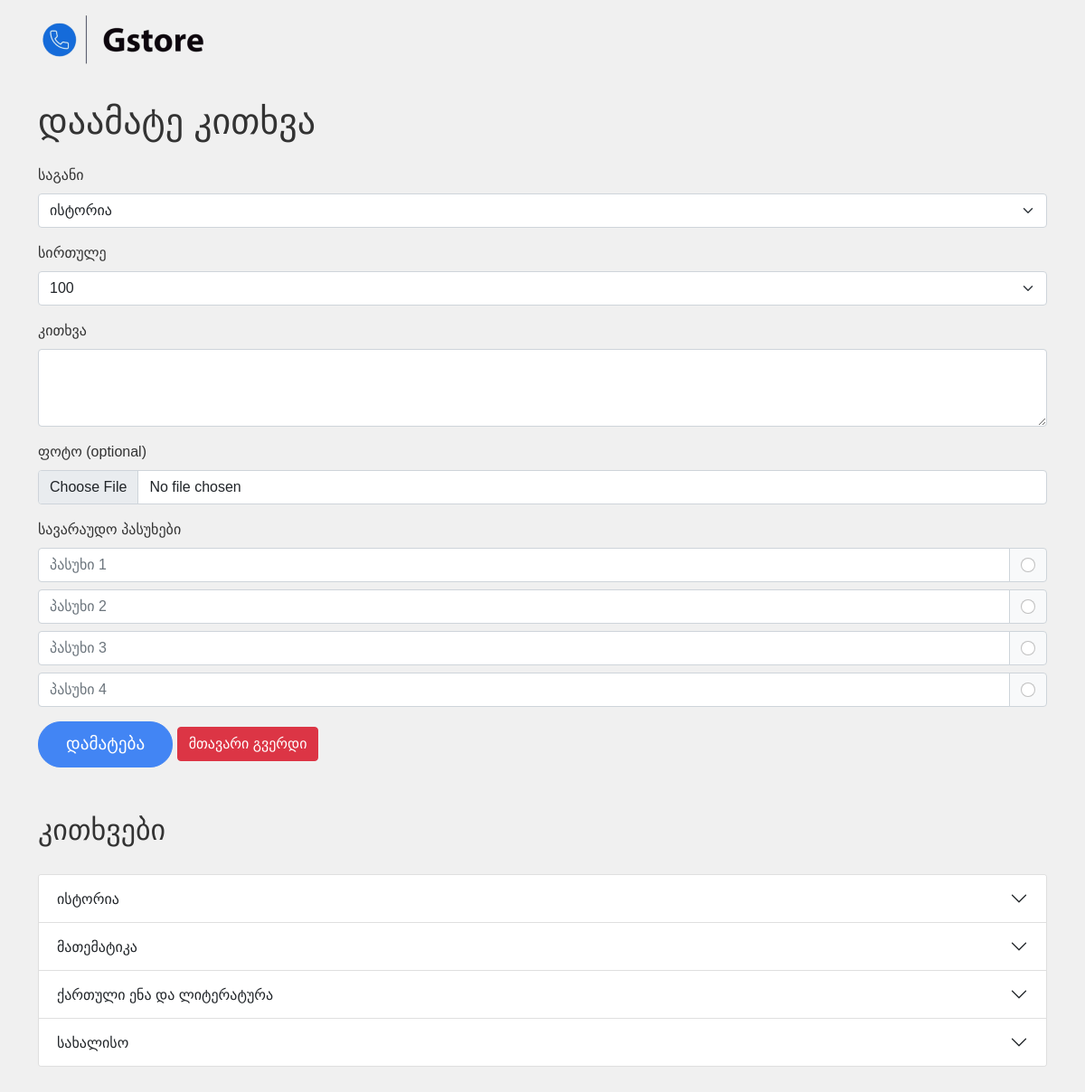
/9d18677d-ea9e-456e-b7d2-946a0da52abb/add_question, run on the app's committed database.
### app.py (models this page shows)
class Subject(db.Model):
    id = db.Column(db.Integer, primary_key=True)
    name = db.Column(db.String(100), nullable=False)
    icon = db.Column(db.String(50), nullable=False)
    questions = db.relationship('Question', backref='subject', lazy=True, cascade="all, delete-orphan")

### app.py (the view, shortened to what this page needs)
@app.route('/9d18677d-ea9e-456e-b7d2-946a0da52abb/add_question', methods=['GET', 'POST'])
def add_question():
    subjects = Subject.query.all()
    return render_template('add_question.html', subjects=subjects)

### templates/add_question.html (shortened to what this page needs)
<!DOCTYPE html>
<html lang="en">
<head>
    <link href="https://cdn.jsdelivr.net/npm/bootstrap@5.1.3/dist/css/bootstrap.min.css" rel="stylesheet">
    <link href="{{ url_for('static', filename='gstore-quiz-styles.css') }}" rel="stylesheet">
</head>
<body>
<nav class="navbar navbar-expand-lg navbar-dark">
    <div class="container">
        <a class="navbar-brand d-flex align-items-center">
            <img src="{{ url_for('static', filename='1111-1.png') }}" alt="Gstore Quiz Logo"
                 class="d-inline-block align-top me-2 logo">
        </a>
    </div>
</nav>
<div class="container mt-4">
    <h1 class="mb-4">დაამატე კითხვა</h1>
    <form action="{{ url_for('add_question') }}" method="post" enctype="multipart/form-data">
        <div class="mb-3">
            <label for="subject" class="form-label">საგანი</label>
            <select class="form-select" id="subject" name="subject" required>
                {% for subject in subjects %}
                <option value="{{ subject.id }}">{{ subject.name }}</option>
                {% endfor %}
            </select>
        </div>
        <div class="mb-3">
            <label for="difficulty" class="form-label">სირთულე</label>
            <select class="form-select" id="difficulty" name="difficulty" required>
                <option value="easy">100</option>
            </select>
        </div>
        <div class="mb-3">
            <label for="question_text" class="form-label">კითხვა</label>
            <textarea class="form-control" id="question_text" name="question_text" rows="3" required></textarea>
        </div>
        <div class="mb-3">
            <label for="question_image" class="form-label">ფოტო (optional)</label>
            <input type="file" class="form-control" id="question_image" name="question_image">
        </div>
        <div class="mb-3">
            <label class="form-label">სავარაუდო პასუხები</label>
            <div class="answer-inputs">
                {% for i in range(4) %}
                <div class="input-group mb-2">
                    <input type="text" class="form-control" name="answer_{{ i }}" placeholder="პასუხი {{ i + 1 }}"
                           required>
                    <div class="input-group-text">
                        <input class="form-check-input mt-0" type="radio" name="correct_answer" value="{{ i }}"
                               required>
                    </div>
                </div>
                {% endfor %}
            </div>
        </div>
        <button type="submit" class="btn btn-primary">დამატება</button>
        <a href="{{ url_for('home') }}" class="btn btn-danger">მთავარი გვერდი</a>
        <div style="margin-top: 50px; margin-bottom: 100px">
            <h2 style="margin-bottom: 30px">კითხვები</h2>
            <div class="accordion" id="accordionPanelsStayOpenExample">
                {% for subject in subjects %}
                <div class="accordion-item">
                    <h2 class="accordion-header" id="panelsStayOpen-heading{{ loop.index }}">
                        <button class="get accordion-button collapsed" type="button"
                                data-bs-toggle="collapse"
                                data-bs-target="#panelsStayOpen-collapse{{ loop.index }}" aria-expanded="false"
                                aria-controls="panelsStayOpen-collapse{{ loop.index }}">
                            {{ subject.name }}
                        </button>
                    </h2>
                </div>
                {% endfor %}
            </div>
        </div>
    </form>
</div>
</body>
</html>

### static/gstore-quiz-styles.css (style rules this page uses)
body { font-family: Arial, sans-serif; background-color: #f0f0f0; color: #333; }
.navbar { background-color: #f0f0f0; color: white; }
.navbar-brand { font-weight: bold; font-size: 24px; }
.btn-primary { background-color: #4285f4; border-color: #4285f4; }
.answer-inputs .input-group-text { background-color: #f8f9fa; }
.answer-inputs .form-check-input { margin-top: 0; }
.btn-primary { padding: 10px 30px; font-size: 1.2rem; border-radius: 25px; }

### data on the page
Subject: name "ისტორია"
Subject: name "მათემატიკა"
Subject: name "ქართული ენა და ლიტერატურა"
Subject: name "სახალისო"

### other printed values
form field subject "ისტორია"
